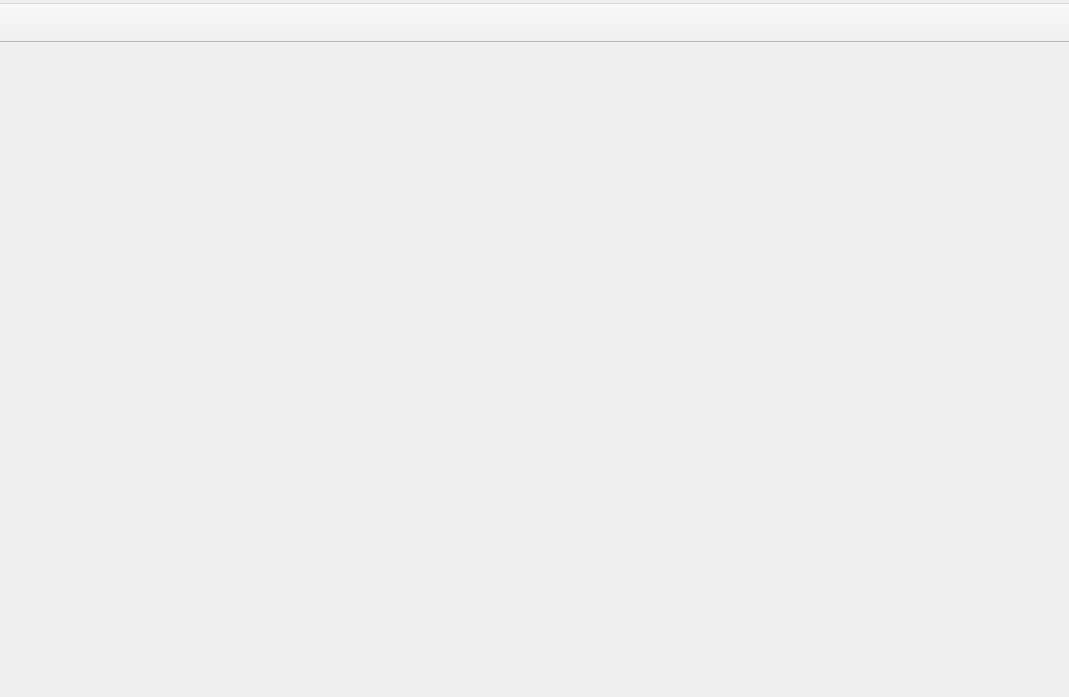
<?xml version="1.0" encoding="UTF-8"?>
<ui version="4.0">
 <class>MainWindow</class>
 <widget class="QMainWindow" name="MainWindow">
  <property name="geometry">
   <rect>
    <x>0</x>
    <y>0</y>
    <width>1069</width>
    <height>697</height>
   </rect>
  </property>
  <property name="windowIcon">
   <iconset resource="../../org.nickvision.application.qt.qrc">
    <normaloff>:/resources/org.nickvision.application.ico</normaloff>:/resources/org.nickvision.application.ico</iconset>
  </property>
  <widget class="QWidget" name="mainGrid">
   <layout class="QHBoxLayout" name="mainLayout">
    <property name="leftMargin">
     <number>0</number>
    </property>
    <property name="topMargin">
     <number>0</number>
    </property>
    <property name="rightMargin">
     <number>0</number>
    </property>
    <property name="bottomMargin">
     <number>0</number>
    </property>
   </layout>
  </widget>
  <widget class="QMenuBar" name="menuBar">
   <property name="geometry">
    <rect>
     <x>0</x>
     <y>0</y>
     <width>1069</width>
     <height>23</height>
    </rect>
   </property>
   <widget class="QMenu" name="menuFile">
    <property name="title">
     <string/>
    </property>
    <addaction name="actionOpenFolder"/>
    <addaction name="actionCloseFolder"/>
    <addaction name="separator"/>
    <addaction name="actionExit"/>
   </widget>
   <widget class="QMenu" name="menuEdit">
    <property name="title">
     <string/>
    </property>
    <addaction name="actionSettings"/>
   </widget>
   <widget class="QMenu" name="menuHelp">
    <property name="title">
     <string/>
    </property>
    <addaction name="actionCheckForUpdates"/>
    <addaction name="separator"/>
    <addaction name="actionGitHubRepo"/>
    <addaction name="actionReportABug"/>
    <addaction name="actionDiscussions"/>
    <addaction name="separator"/>
    <addaction name="actionAbout"/>
   </widget>
   <addaction name="menuFile"/>
   <addaction name="menuEdit"/>
   <addaction name="menuHelp"/>
  </widget>
  <widget class="QToolBar" name="toolBar">
   <property name="windowTitle">
    <string>toolBar</string>
   </property>
   <property name="movable">
    <bool>false</bool>
   </property>
   <property name="allowedAreas">
    <set>Qt::ToolBarArea::TopToolBarArea</set>
   </property>
   <property name="toolButtonStyle">
    <enum>Qt::ToolButtonStyle::ToolButtonTextBesideIcon</enum>
   </property>
   <property name="floatable">
    <bool>false</bool>
   </property>
   <attribute name="toolBarArea">
    <enum>TopToolBarArea</enum>
   </attribute>
   <attribute name="toolBarBreak">
    <bool>false</bool>
   </attribute>
   <addaction name="actionOpenFolder"/>
   <addaction name="actionCloseFolder"/>
  </widget>
  <action name="actionOpenFolder">
   <property name="icon">
    <iconset theme="QIcon::ThemeIcon::FolderOpen"/>
   </property>
   <property name="shortcut">
    <string>Ctrl+O</string>
   </property>
  </action>
  <action name="actionCloseFolder">
   <property name="icon">
    <iconset theme="QIcon::ThemeIcon::EditClear"/>
   </property>
   <property name="shortcut">
    <string>Ctrl+W</string>
   </property>
  </action>
  <action name="actionExit">
   <property name="icon">
    <iconset theme="QIcon::ThemeIcon::SystemLogOut"/>
   </property>
   <property name="shortcut">
    <string>Ctrl+Q</string>
   </property>
  </action>
  <action name="actionSettings">
   <property name="icon">
    <iconset theme="preferences-system"/>
   </property>
   <property name="shortcut">
    <string>Ctrl+,</string>
   </property>
  </action>
  <action name="actionCheckForUpdates">
   <property name="icon">
    <iconset theme="QIcon::ThemeIcon::SoftwareUpdateAvailable"/>
   </property>
  </action>
  <action name="actionGitHubRepo"/>
  <action name="actionReportABug"/>
  <action name="actionDiscussions"/>
  <action name="actionAbout">
   <property name="icon">
    <iconset theme="QIcon::ThemeIcon::HelpAbout"/>
   </property>
   <property name="shortcut">
    <string>F1</string>
   </property>
  </action>
 </widget>
 <resources>
  <include location="../../org.nickvision.application.qt.qrc"/>
 </resources>
 <connections/>
</ui>
